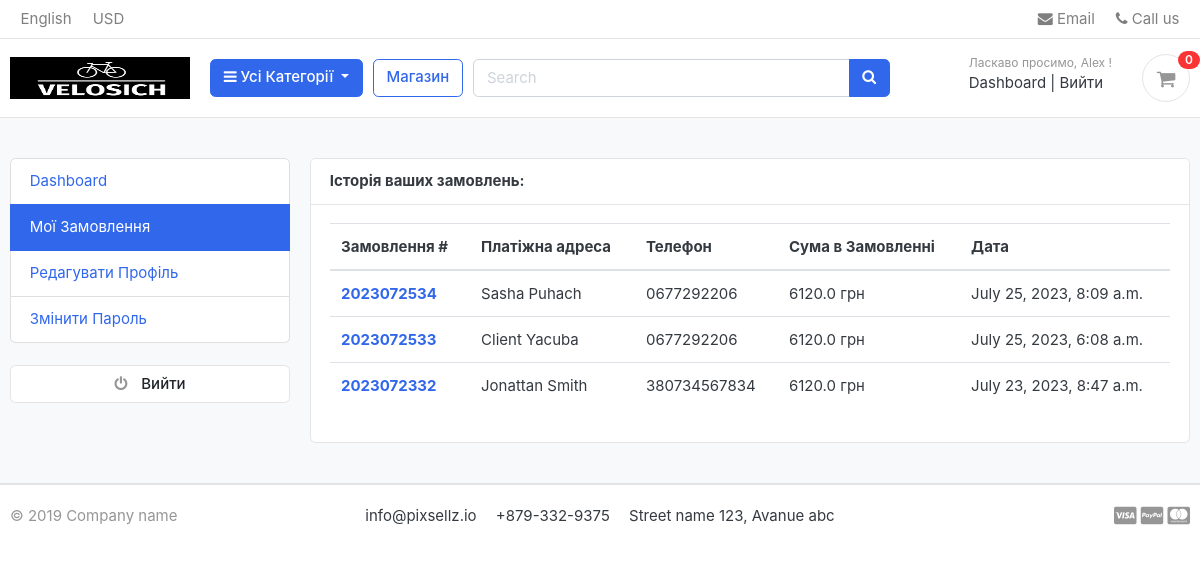
The page /accounts/my_orders/ (signed in) on the database its author committed.
### accounts/models.py (models this page shows, shortened)
class Account(AbstractBaseUser):
    first_name = models.CharField(max_length=50)
    last_name = models.CharField(max_length=50)
    username = models.CharField(max_length=50, unique=True)
    email = models.EmailField(max_length=100, unique=True)
    phone_number = models.CharField(max_length=50)
    date_joined = models.DateTimeField(auto_now_add=True)
    last_login = models.DateTimeField(auto_now=True)
    is_admin = models.BooleanField(default=False)
    is_staff = models.BooleanField(default=False)
    is_active = models.BooleanField(default=False)
    is_superadmin = models.BooleanField(default=False)
    USERNAME_FIELD = 'email'
    REQUIRED_FIELDS = ["username", "first_name", "last_name"]
    objects = MyAccountManager()

### orders/models.py (models this page shows, shortened)
class Order(models.Model):
    STATUS = (
        ('New', 'New'),
        ('Accepted', 'Accepted'),
        ('Completed', 'Completed'),
        ('Cancelled', 'Cancelled'),
    )
    user = models.ForeignKey(Account, on_delete=models.SET_NULL, null=True)
    payment = models.ForeignKey(Payment, on_delete=models.SET_NULL, blank=True, null=True)
    order_number = models.CharField(max_length=20)
    first_name = models.CharField(max_length=50)
    last_name = models.CharField(max_length=50)
    phone = models.CharField(max_length=15)
    email = models.EmailField(max_length=50)
    address_line_1 = models.CharField(max_length=100)
    address_line_2 = models.CharField(max_length=100, blank=True)
    state = models.CharField(max_length=50)
    city = models.CharField(max_length=50)
    order_note = models.CharField(max_length=500, blank=True)
    order_total = models.FloatField()
    tax = models.FloatField()
    status = models.CharField(max_length=10, choices=STATUS, default="New")
    ip = models.CharField(blank=True, max_length=20)
    is_ordered = models.BooleanField(default=False)
    created_at = models.DateTimeField(auto_now_add=True)
    updated_at = models.DateTimeField(auto_now=True)
    def full_name(self):
        return f"{self.first_name} {self.last_name}"

### accounts/views.py (the view)
# urls.py: path('my_orders/', views.my_orders, name="my_orders"),
@login_required(login_url='login')
def my_orders(request):
    orders = Order.objects.filter(user=request.user, is_ordered=True).order_by('-created_at')
    context = {
        "orders": orders,
    }
    return render(request, 'accounts/my_orders.html', context)

### carts/context_processors.py (called while the page is built)
def counter(request):
    cart_count = 0
    if "admin" in request.path:
        return {}
    else:
        try:
            cart = Cart.objects.filter(cart_id=_cart_id(request))
            if request.user.is_authenticated:
                cart_items = CartItem.objects.all().filter(user=request.user)
            else:
                cart_items = CartItem.objects.all().filter(cart=cart[:1])
            for cart_item in cart_items:
                cart_count += cart_item.quantity
        except Cart.DoesNotExist:
            cart_count = 0
    return dict(cart_count=cart_count)

### carts/views.py (called while the page is built)
def _cart_id(request):
    cart = request.session.session_key
    if not cart:
        cart = request.session.create()
    return cart

### category/context_processors.py (called while the page is built)
def menu_links(request):
    links = Category.objects.all()
    return dict(links=links)

### category/models.py (called while the page is built)
    def get_url(self):
        return reverse("products_by_category", args=[self.slug])

### templates/accounts/my_orders.html (shortened to what this page needs)
{% extends 'base.html' %}
{% block content %}
<section class="section-conten padding-y bg">
  <div class="container">
    <div class="row">
    {% include 'includes/dashboard_sidebar.html' %}
    <main class="col-md-9">
      <article class="card">
      <header class="card-header">
        <strong class="d-inline-block mr-3">Історія ваших замовлень:</strong>
      </header>
      <div class="card-body">
        <div class="row">
         <div class="col-md-12">
          <table class="table table-hover">
            <thead>
              <tr>
                <th scope="col">Замовлення #</th>
                <th scope="col">Платіжна адреса</th>
                <th scope="col">Телефон</th>
                <th scope="col">Сума в Замовленні</th>
                <th scope="col">Дата</th>
              </tr>
            </thead>
            <tbody>
              {% for order in orders %}
              <tr>
                <th scope="row"><a href="{% url 'order_detail' order.order_number %}">{{order.order_number }}</a></th>
                <td>{{ order.full_name }}</td>
                <td>{{ order.phone }}</td>
                <td>{{ order.order_total }} грн</td>
                <td>{{ order.created_at }}</td>
              </tr>
              {% endfor %}
            </tbody>
          </table>
         </div>
        </div>
      </div>
      </article>
    </main>
  </div>
  </div>
  </section>
{% endblock %}

### templates/includes/navbar.html (shortened to what this page needs)
{% load static %}
<header class="section-header">
  <nav class="navbar p-md-0 navbar-expand-sm navbar-light border-bottom">
  <div class="container">
    <div class="collapse navbar-collapse" id="navbarTop4">
      <ul class="navbar-nav mr-auto">
        <li class="nav-item dropdown">
         <a href="#" class="nav-link">   English </a>
      </li>
      <li class="nav-item dropdown">
        <a href="#" class="nav-link"> USD </a>
      </li>
      </ul>
      <ul class="navbar-nav">
      <li><a href="#" class="nav-link"> <i class="fa fa-envelope"></i> Email </a></li>
      <li><a href="#" class="nav-link"> <i class="fa fa-phone"></i> Call us </a></li>
    </ul>
    </div>
  </div>
  </nav>
  <section class="header-main border-bottom">
    <div class="container">
  <div class="row align-items-center">
    <div class="col-lg-2 col-md-3 col-6">
      <a href="{% url 'home' %}" class="brand-wrap">
        <img class="logo" src="{% static 'images/logo-white.png' %}" style="width: 180px;" alt="logo">
      </a>
    </div>
    <div class="col-lg col-sm col-md col-6 flex-grow-0">
      <div class="category-wrap dropdown d-inline-block float-right">
        <button type="button" class="btn btn-primary dropdown-toggle" data-toggle="dropdown">
          <i class="fa fa-bars"></i> Усі Категорії
        </button>
      </div>
    </div>
    <a href="{% url 'store' %}" class="btn btn-outline-primary">Магазин</a>
    <div class="col-lg  col-md-6 col-sm-12 col">
      <form action="{% url 'search' %}" class="search" method="GET">
        <div class="input-group w-100">
            <input type="text" class="form-control" style="width:60%;" placeholder="Search" name="keyword">
            <div class="input-group-append">
              <button class="btn btn-primary" type="submit">
                <i class="fa fa-search"></i>
              </button>
            </div>
          </div>
      </form>
    </div>
    <div class="col-lg-3 col-sm-6 col-8 order-2 order-lg-3">
          <div class="d-flex justify-content-end mb-3 mb-lg-0">
            {% if user.id is None %}
            <div class="widget-header">
              <small class="title text-muted">Ласкаво просимо, гість!</small>
              <div>
                <a href="{% url 'login' %}">Увійти</a> <span class="dark-transp"> | </span>
                <a href="{% url 'register' %}"> Зареєструватися</a>
              </div>
            </div>
            {% else %}
            <div class="widget-header">
              <small class="title text-muted">Ласкаво просимо, {{user.first_name}} !</small>
              <div>
                <a href="{% url 'dashboard' %}">Dashboard</a> <span class="dark-transp"> | </span>
                <a href="{% url 'logout' %}"> Вийти</a>
              </div>
            </div>
            {% endif %}
            <a href="{% url 'cart' %}" class="widget-header pl-3 ml-3">
              <div class="icon icon-sm rounded-circle border"><i class="fa fa-shopping-cart"></i></div>
              <span class="badge badge-pill badge-danger notify">{{ cart_count }}</span>
            </a>
          </div>
        </div>
  </div>
    </div>
  </section>
  </header>

### static/css/ui.css (style rules this page uses)
html { font-family: "Inter", sans-serif; font-size: 15px; }
.icon-xs, .icon-sm, .icon-md, .icon-lg { display: inline-block; text-align: center; flex-shrink: 0; flex-grow: 0; }
.icon-sm { width: 48px; height: 48px; line-height: 48px !important; font-size: 20px; }
.padding-y { padding-top: 40px; padding-bottom: 40px; }
article:after, .form-group:after { display: block; clear: both; content: ""; }
.bg { background-color: #f8f9fa; }
.header-main { position: relative; padding-top: 1rem; padding-bottom: 1rem; }
.brand-wrap .logo, .navbar-brand .logo { margin-right: 7px; max-height: 42px; display: inline-block; }
.widget-header { display: inline-block; vertical-align: middle; position: relative; }
.widget-header a { color: #343a40; }
.widget-header i { color: #969696; }
.widget-header .title { display: block; }
.widget-header .notify { position: absolute; top: -3px; right: -10px; }
.notify { position: absolute; top: -4px; right: -10px; display: inline-block; padding: 0.25em 0.6em; font-size: 12px; line-height: 1; text-align: center; border-radius: 3rem; color: #fff; background-color: #fa3434; }

### rows shown on the page
Account: first_name "Alex"
Order: order_number "2023072534", full_name "Sasha Puhach", phone "0677292206", order_total "6120.0", created_at "July 25, 2023, 8:09 a.m."
Order: order_number "2023072533", full_name "Client Yacuba", phone "0677292206", order_total "6120.0", created_at "July 25, 2023, 6:08 a.m."
Order: order_number "2023072332", full_name "Jonattan Smith", phone "380734567834", order_total "6120.0", created_at "July 23, 2023, 8:47 a.m."

### other values the page prints
{{ cart_count }} "0"
